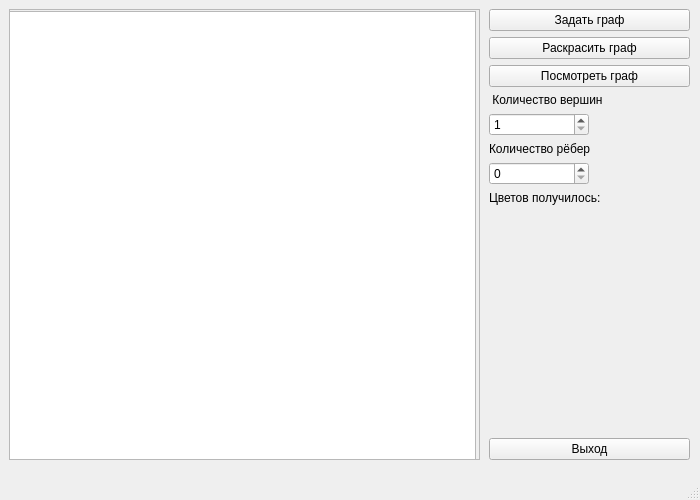
<?xml version="1.0" encoding="UTF-8"?>
<ui version="4.0">
 <class>MainWindow</class>
 <widget class="QMainWindow" name="MainWindow">
  <property name="geometry">
   <rect>
    <x>0</x>
    <y>0</y>
    <width>700</width>
    <height>500</height>
   </rect>
  </property>
  <property name="minimumSize">
   <size>
    <width>700</width>
    <height>500</height>
   </size>
  </property>
  <property name="windowTitle">
   <string>Раскраска вершин гиперграфа</string>
  </property>
  <widget class="QWidget" name="centralwidget">
   <widget class="QWidget" name="verticalLayoutWidget">
    <property name="geometry">
     <rect>
      <x>489</x>
      <y>9</y>
      <width>201</width>
      <height>451</height>
     </rect>
    </property>
    <layout class="QVBoxLayout" name="verticalLayout">
     <item>
      <widget class="QPushButton" name="btnSetupGraph">
       <property name="text">
        <string>Задать граф</string>
       </property>
      </widget>
     </item>
     <item>
      <widget class="QPushButton" name="btnColorGraph">
       <property name="text">
        <string>Раскрасить граф</string>
       </property>
      </widget>
     </item>
     <item>
      <widget class="QPushButton" name="btnShowGraph">
       <property name="text">
        <string>Посмотреть граф</string>
       </property>
      </widget>
     </item>
     <item>
      <widget class="QLabel" name="label">
       <property name="text">
        <string> Количество вершин</string>
       </property>
      </widget>
     </item>
     <item>
      <widget class="QSpinBox" name="spboxVertex">
       <property name="maximumSize">
        <size>
         <width>100</width>
         <height>16777215</height>
        </size>
       </property>
       <property name="minimum">
        <number>1</number>
       </property>
       <property name="maximum">
        <number>100000000</number>
       </property>
      </widget>
     </item>
     <item>
      <widget class="QLabel" name="label_2">
       <property name="text">
        <string>Количество рёбер</string>
       </property>
      </widget>
     </item>
     <item>
      <widget class="QSpinBox" name="spboxEdges">
       <property name="maximumSize">
        <size>
         <width>100</width>
         <height>16777215</height>
        </size>
       </property>
       <property name="maximum">
        <number>100000000</number>
       </property>
      </widget>
     </item>
     <item>
      <widget class="QLabel" name="lblColors">
       <property name="text">
        <string>Цветов получилось:</string>
       </property>
      </widget>
     </item>
     <item>
      <spacer name="verticalSpacer">
       <property name="orientation">
        <enum>Qt::Vertical</enum>
       </property>
       <property name="sizeHint" stdset="0">
        <size>
         <width>20</width>
         <height>40</height>
        </size>
       </property>
      </spacer>
     </item>
     <item>
      <widget class="QPushButton" name="btnExit">
       <property name="text">
        <string>Выход</string>
       </property>
      </widget>
     </item>
    </layout>
   </widget>
   <widget class="QWidget" name="verticalLayoutWidget_2">
    <property name="geometry">
     <rect>
      <x>9</x>
      <y>9</y>
      <width>471</width>
      <height>451</height>
     </rect>
    </property>
    <layout class="QVBoxLayout" name="verticalLayout_2">
     <item>
      <widget class="QScrollArea" name="scrollArea">
       <property name="autoFillBackground">
        <bool>false</bool>
       </property>
       <property name="widgetResizable">
        <bool>true</bool>
       </property>
       <widget class="QWidget" name="scrollAreaWidgetContents">
        <property name="geometry">
         <rect>
          <x>0</x>
          <y>0</y>
          <width>467</width>
          <height>447</height>
         </rect>
        </property>
        <widget class="QTableWidget" name="tblMatrix">
         <property name="geometry">
          <rect>
           <x>-5</x>
           <y>1</y>
           <width>471</width>
           <height>451</height>
          </rect>
         </property>
        </widget>
       </widget>
      </widget>
     </item>
    </layout>
   </widget>
  </widget>
  <widget class="QStatusBar" name="statusbar"/>
 </widget>
 <resources/>
 <connections/>
</ui>
